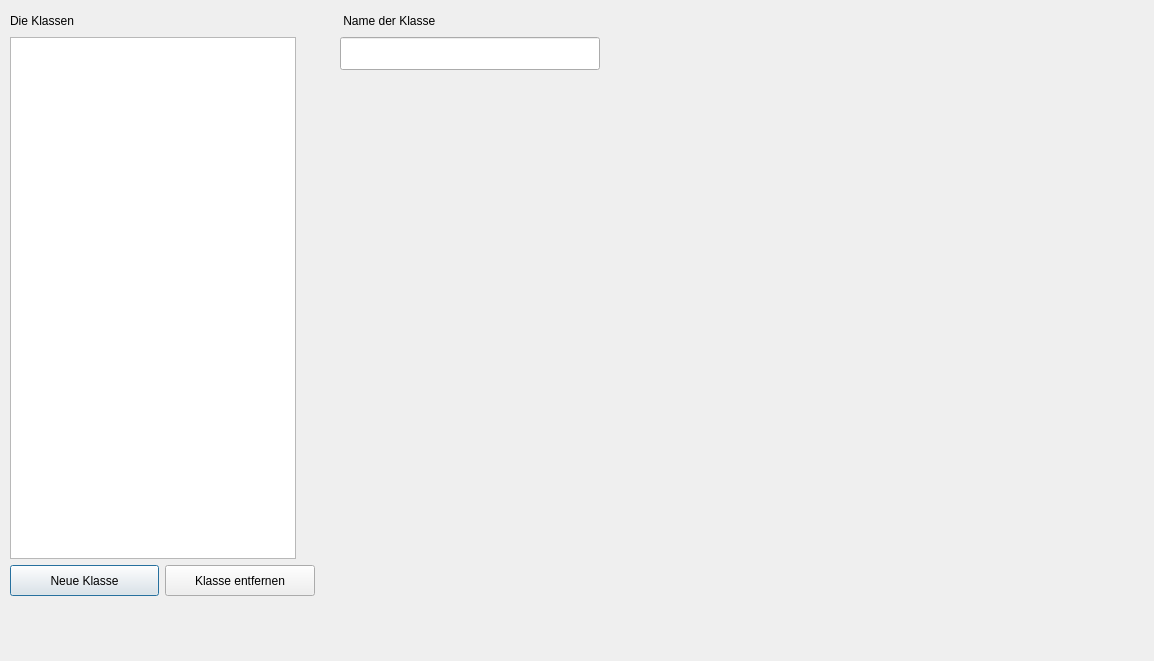
<?xml version="1.0" encoding="UTF-8"?>
<ui version="4.0">
 <class>Klassen_Editor</class>
 <widget class="QDialog" name="Klassen_Editor">
  <property name="geometry">
   <rect>
    <x>0</x>
    <y>0</y>
    <width>1154</width>
    <height>661</height>
   </rect>
  </property>
  <property name="windowTitle">
   <string>Dialog</string>
  </property>
  <widget class="QWidget" name="layoutWidget4">
   <property name="geometry">
    <rect>
     <x>10</x>
     <y>10</y>
     <width>305</width>
     <height>586</height>
    </rect>
   </property>
   <layout class="QVBoxLayout" name="verticalLayout_5">
    <item>
     <layout class="QVBoxLayout" name="verticalLayout_4">
      <item>
       <widget class="QLabel" name="label">
        <property name="minimumSize">
         <size>
          <width>286</width>
          <height>21</height>
         </size>
        </property>
        <property name="maximumSize">
         <size>
          <width>286</width>
          <height>21</height>
         </size>
        </property>
        <property name="text">
         <string>Die Klassen</string>
        </property>
       </widget>
      </item>
      <item>
       <widget class="QListWidget" name="listWidget_klasse">
        <property name="minimumSize">
         <size>
          <width>286</width>
          <height>516</height>
         </size>
        </property>
        <property name="maximumSize">
         <size>
          <width>286</width>
          <height>600</height>
         </size>
        </property>
       </widget>
      </item>
     </layout>
    </item>
    <item>
     <layout class="QHBoxLayout" name="horizontalLayout_3">
      <item>
       <widget class="QPushButton" name="pushButton_klasse_neu">
        <property name="minimumSize">
         <size>
          <width>0</width>
          <height>31</height>
         </size>
        </property>
        <property name="maximumSize">
         <size>
          <width>16777215</width>
          <height>31</height>
         </size>
        </property>
        <property name="text">
         <string>Neue Klasse</string>
        </property>
       </widget>
      </item>
      <item>
       <widget class="QPushButton" name="pushButton_klasse_entfernen">
        <property name="minimumSize">
         <size>
          <width>150</width>
          <height>31</height>
         </size>
        </property>
        <property name="maximumSize">
         <size>
          <width>150</width>
          <height>31</height>
         </size>
        </property>
        <property name="text">
         <string>Klasse entfernen</string>
        </property>
        <property name="autoRepeatDelay">
         <number>300</number>
        </property>
        <property name="autoRepeatInterval">
         <number>100</number>
        </property>
       </widget>
      </item>
     </layout>
    </item>
   </layout>
  </widget>
  <widget class="QWidget" name="layoutWidget_2">
   <property name="geometry">
    <rect>
     <x>340</x>
     <y>10</y>
     <width>262</width>
     <height>62</height>
    </rect>
   </property>
   <layout class="QVBoxLayout" name="verticalLayout_8">
    <item>
     <widget class="QLabel" name="label_2">
      <property name="minimumSize">
       <size>
        <width>260</width>
        <height>21</height>
       </size>
      </property>
      <property name="maximumSize">
       <size>
        <width>256</width>
        <height>21</height>
       </size>
      </property>
      <property name="text">
       <string> Name der Klasse</string>
      </property>
     </widget>
    </item>
    <item>
     <widget class="QLineEdit" name="lineEdit_name">
      <property name="minimumSize">
       <size>
        <width>260</width>
        <height>33</height>
       </size>
      </property>
      <property name="maximumSize">
       <size>
        <width>256</width>
        <height>33</height>
       </size>
      </property>
      <property name="maxLength">
       <number>25</number>
      </property>
     </widget>
    </item>
   </layout>
  </widget>
 </widget>
 <resources/>
 <connections/>
</ui>
